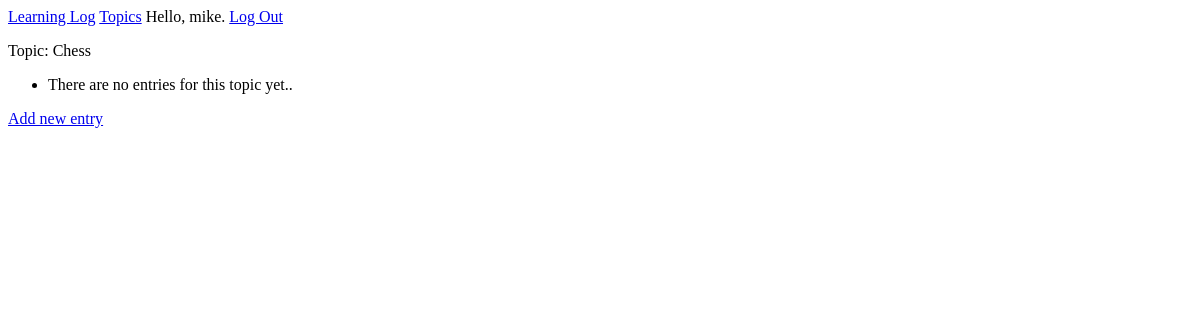
The app's page /topics/2/ (signed in), older data.
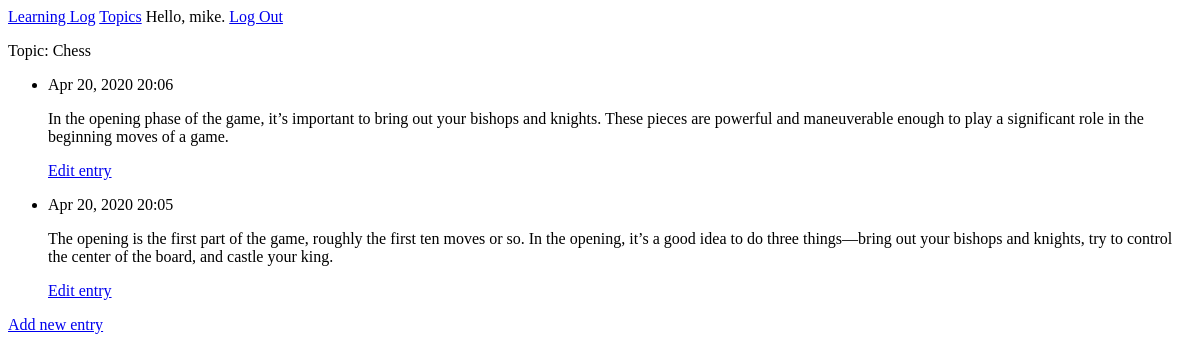
The same page, newer data.
### learning_logs/models.py (models this page shows, shortened)
class Topic(models.Model):
    text = models.CharField(max_length=200)
    date_added = models.DateTimeField(auto_now_add=True)
    owner = models.ForeignKey(User, on_delete=models.CASCADE)
    def __str__(self):
        return self.text

class Entry(models.Model):
    topic = models.ForeignKey(Topic, on_delete=models.CASCADE)
    text = models.TextField()
    date_added = models.DateTimeField(auto_now_add=True)
    class Meta:
        verbose_name_plural = 'entries'

### learning_logs/views.py (the view)
# urls.py: path('topics/<int:topic_id>/', views.topic, name='topic'),
@login_required
def topic(request, topic_id):
    topic = Topic.objects.get(id=topic_id)
    if topic.owner != request.user:
        raise Http404
    entries = topic.entry_set.order_by('-date_added')
    context = {'topic':topic, 'entries':entries}
    return render(request, 'learning_logs/topic.html',context)

### learning_logs/templates/learning_logs/topic.html
{%extends "learning_logs/base.html" %}
{% block content %}
    <p>Topic: {{ topic }}</p>
    <ul>
        {% for entry in entries %}
        <li>
            <p>{{ entry.date_added|date:'M d, Y H:i' }}</p>
            <p>{{ entry.text|linebreaks }}</p>
            <p>
                <a href="{% url 'learning_logs:edit_entry' entry.id %}">Edit entry</a>
            </p>
        </li>
        {% empty %}
            <li>There are no entries for this topic yet..</li>
        {% endfor %}
    </ul>
    <p>
        <a href="{% url 'learning_logs:new_entry' topic.id %}">Add new entry</a>
    </p>
{% endblock content%}

### learning_logs/templates/learning_logs/base.html
<p>
<a href="{% url 'learning_logs:index' %}">Learning Log</a>
<a href="{% url 'learning_logs:topics' %}">Topics</a>
{% if user.is_authenticated %}
    Hello, {{user.username}}.
    <a href="{% url 'users:logout' %}">Log Out</a>
{% else %}
    <a href="{% url 'users:register' %}">Register</a>
    <a href="{% url 'users:login' %}">Log in</a>
{% endif %}
</p>
{% block content %}
{% endblock content%}

Row changes from the older to the newer data that the page shows:
added Entry: date_added "Apr 20, 2020 20:06", text "In the opening phase of the game, it’s important to bring out your bishops and knights. These pieces are powerful and maneuverable enough to play a significant role in the beginning moves of a game."
added Entry: date_added "Apr 20, 2020 20:05", text "The opening is the first part of the game, roughly the first ten moves or so. In the opening, it’s a good idea to do three things—bring out your bishops and knights, try to control the center of the board, and castle your king."
Text that changed along with them:
text no longer shown: "There are no entries for this topic yet.."
